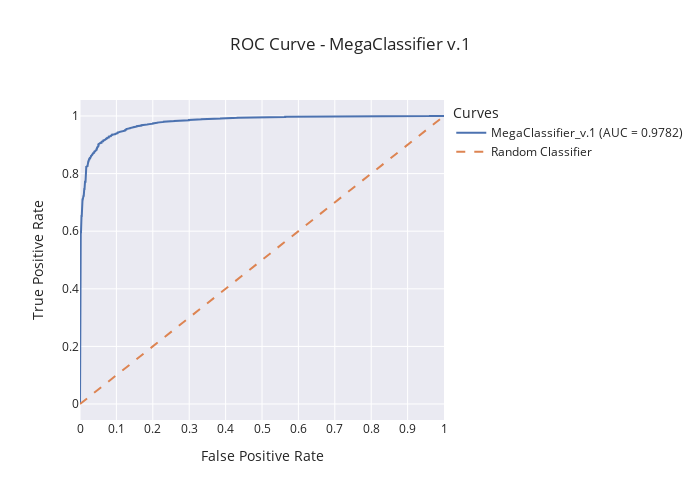

The notebook cell saved with this chart:
### Code cell
import plotly.graph_objects as go
from sklearn.metrics import auc, roc_curve

y_true = test_images.labels

# Calcular la curva ROC
fpr, tpr, thresholds = roc_curve(y_true, y_pred_prob)
roc_auc = auc(fpr, tpr)

# Graficar la curva ROC
fig = go.Figure()

# Curva ROC
fig.add_trace(
    go.Scatter(
        x=fpr, y=tpr, mode="lines", name=f"{model_name}_{version} (AUC = {roc_auc:.4f})"
    )
)

# Línea de referencia (Random Guess)
fig.add_trace(
    go.Scatter(
        x=[0, 1],
        y=[0, 1],
        mode="lines",
        name="Random Classifier",
        line=dict(dash="dash"),
    )
)

# Configurar diseño
fig.update_layout(
    # Receiver Operating Characteristic (ROC)
    title=f"ROC Curve - {model_name} {version}",
    xaxis_title="False Positive Rate",
    yaxis_title="True Positive Rate",
    legend_title="Curves",
    template="seaborn",
    width=700,
    height=500,
    xaxis=dict(
        tickmode="linear",
        tick0=0,
        dtick=0.1,
    ),
)

# Mostrar la gráfica
fig.show()
fig.write_image(f"./reports/figures/roc_curve/{complete_name[:-2]}_test.png")

### Figure 1 — Plotly figure (JSON) as saved in the notebook; plotly's stock layout.template omitted (floating-point values rounded to 4 significant figures; data arrays with more than 128 entries replaced by an {"elided": "..."} marker saying what was removed)
{"data": [{"mode": "lines", "name": "MegaClassifier_v.1 (AUC = 0.9782)", "type": "scatter", "x": {"elided": "712 float values"}, "y": {"elided": "712 float values"}}, {"line": {"dash": "dash"}, "mode": "lines", "name": "Random Classifier", "type": "scatter", "x": [0, 1], "y": [0, 1]}], "layout": {"height": 500, "legend": {"title": {"text": "Curves"}}, "title": {"text": "ROC Curve - MegaClassifier v.1"}, "width": 700, "xaxis": {"dtick": 0.1, "tick0": 0, "tickmode": "linear", "title": {"text": "False Positive Rate"}}, "yaxis": {"title": {"text": "True Positive Rate"}}}}
